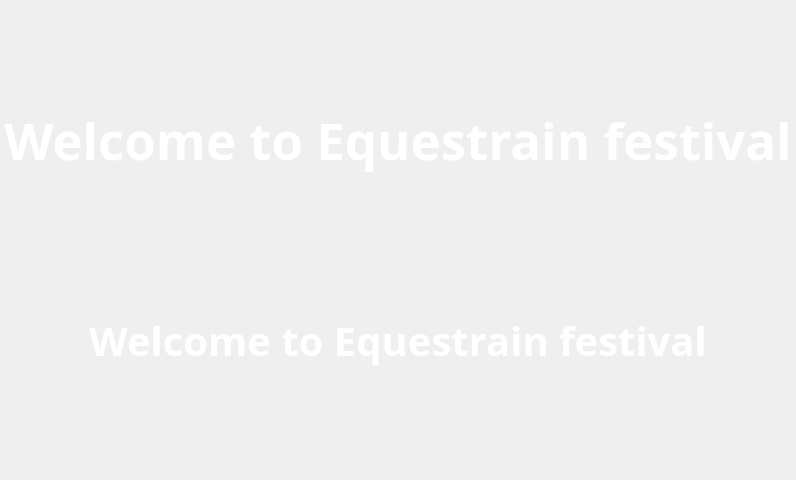
<?xml version="1.0" encoding="UTF-8"?>
<ui version="4.0">
 <class>Form</class>
 <widget class="QWidget" name="Form">
  <property name="geometry">
   <rect>
    <x>0</x>
    <y>0</y>
    <width>796</width>
    <height>480</height>
   </rect>
  </property>
  <property name="sizePolicy">
   <sizepolicy hsizetype="Expanding" vsizetype="Expanding">
    <horstretch>0</horstretch>
    <verstretch>0</verstretch>
   </sizepolicy>
  </property>
  <property name="palette">
   <palette>
    <active>
     <colorrole role="WindowText">
      <brush brushstyle="SolidPattern">
       <color alpha="255">
        <red>255</red>
        <green>255</green>
        <blue>0</blue>
       </color>
      </brush>
     </colorrole>
    </active>
    <inactive>
     <colorrole role="WindowText">
      <brush brushstyle="SolidPattern">
       <color alpha="255">
        <red>255</red>
        <green>255</green>
        <blue>0</blue>
       </color>
      </brush>
     </colorrole>
    </inactive>
    <disabled>
     <colorrole role="WindowText">
      <brush brushstyle="SolidPattern">
       <color alpha="255">
        <red>120</red>
        <green>120</green>
        <blue>120</blue>
       </color>
      </brush>
     </colorrole>
    </disabled>
   </palette>
  </property>
  <property name="font">
   <font>
    <family>微软雅黑</family>
    <pointsize>24</pointsize>
    <weight>75</weight>
    <bold>true</bold>
   </font>
  </property>
  <property name="cursor">
   <cursorShape>CrossCursor</cursorShape>
  </property>
  <property name="windowTitle">
   <string>Form</string>
  </property>
  <property name="autoFillBackground">
   <bool>true</bool>
  </property>
  <layout class="QVBoxLayout" name="verticalLayout">
   <property name="spacing">
    <number>0</number>
   </property>
   <property name="leftMargin">
    <number>0</number>
   </property>
   <property name="topMargin">
    <number>0</number>
   </property>
   <property name="rightMargin">
    <number>0</number>
   </property>
   <property name="bottomMargin">
    <number>0</number>
   </property>
   <item>
    <spacer name="verticalSpacer_2">
     <property name="orientation">
      <enum>Qt::Vertical</enum>
     </property>
     <property name="sizeType">
      <enum>QSizePolicy::Preferred</enum>
     </property>
     <property name="sizeHint" stdset="0">
      <size>
       <width>20</width>
       <height>40</height>
      </size>
     </property>
    </spacer>
   </item>
   <item>
    <widget class="QLabel" name="lbl_title">
     <property name="palette">
      <palette>
       <active>
        <colorrole role="WindowText">
         <brush brushstyle="SolidPattern">
          <color alpha="255">
           <red>255</red>
           <green>255</green>
           <blue>255</blue>
          </color>
         </brush>
        </colorrole>
       </active>
       <inactive>
        <colorrole role="WindowText">
         <brush brushstyle="SolidPattern">
          <color alpha="255">
           <red>255</red>
           <green>255</green>
           <blue>255</blue>
          </color>
         </brush>
        </colorrole>
       </inactive>
       <disabled>
        <colorrole role="WindowText">
         <brush brushstyle="SolidPattern">
          <color alpha="255">
           <red>120</red>
           <green>120</green>
           <blue>120</blue>
          </color>
         </brush>
        </colorrole>
       </disabled>
      </palette>
     </property>
     <property name="font">
      <font>
       <pointsize>38</pointsize>
      </font>
     </property>
     <property name="text">
      <string>Welcome to Equestrain festival</string>
     </property>
     <property name="alignment">
      <set>Qt::AlignCenter</set>
     </property>
    </widget>
   </item>
   <item>
    <widget class="QLabel" name="lbl_content">
     <property name="palette">
      <palette>
       <active>
        <colorrole role="WindowText">
         <brush brushstyle="SolidPattern">
          <color alpha="255">
           <red>255</red>
           <green>255</green>
           <blue>255</blue>
          </color>
         </brush>
        </colorrole>
       </active>
       <inactive>
        <colorrole role="WindowText">
         <brush brushstyle="SolidPattern">
          <color alpha="255">
           <red>255</red>
           <green>255</green>
           <blue>255</blue>
          </color>
         </brush>
        </colorrole>
       </inactive>
       <disabled>
        <colorrole role="WindowText">
         <brush brushstyle="SolidPattern">
          <color alpha="255">
           <red>120</red>
           <green>120</green>
           <blue>120</blue>
          </color>
         </brush>
        </colorrole>
       </disabled>
      </palette>
     </property>
     <property name="font">
      <font>
       <pointsize>30</pointsize>
      </font>
     </property>
     <property name="text">
      <string>Welcome to Equestrain festival</string>
     </property>
     <property name="alignment">
      <set>Qt::AlignCenter</set>
     </property>
    </widget>
   </item>
   <item>
    <spacer name="verticalSpacer">
     <property name="orientation">
      <enum>Qt::Vertical</enum>
     </property>
     <property name="sizeType">
      <enum>QSizePolicy::Preferred</enum>
     </property>
     <property name="sizeHint" stdset="0">
      <size>
       <width>20</width>
       <height>40</height>
      </size>
     </property>
    </spacer>
   </item>
  </layout>
 </widget>
 <resources/>
 <connections/>
</ui>
